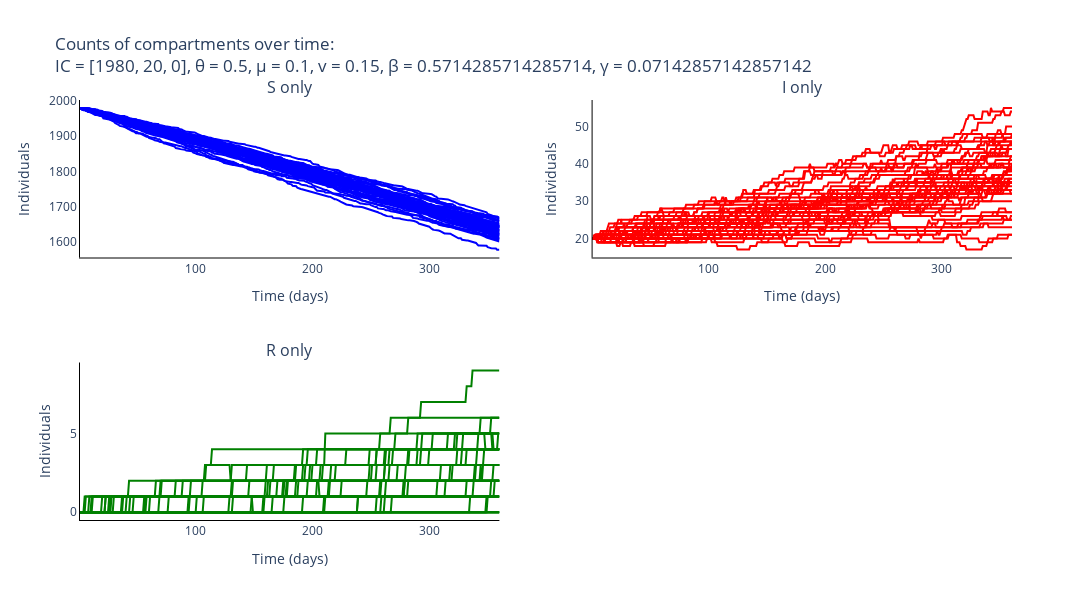

This figure's notebook cell:
### Code cell
# Trace names - represent the type of individuals for the simulation
trace_name = ['{}'.format(s) for s in compartments]

# Names of panels
panels = ['{} only'.format(s) for s in compartments]

fig = go.Figure()
fig = make_subplots(rows=int(np.ceil(len(panels)/2)), cols=2, subplot_titles=tuple('{}'.format(p) for p in panels))

# Add traces to the separate counts panels
for s, spec in enumerate(compartments):
    for _ in range(num_experiments):
        fig.add_trace(
            go.Scatter(
                y=output_algorithm[_, :, s].tolist(),
                x=times,
                mode='lines',
                name=trace_name[s],
                line_color=colours[s],
                showlegend=False,
            ),
            row= int(np.floor(s / 2)) + 1,
            col= s % 2 + 1
        )

# Add axis labels
fig.update_layout(
    title='Counts of compartments over time:<br>IC = {}, θ = {}, μ = {}, v = {}, β = {}, γ = {}'.format(parameters[0:3], parameters[3], parameters[4], parameters[5], parameters[6], parameters[7]),
    width=1100, 
    height=600,
    plot_bgcolor='white',
    xaxis=dict(
        linecolor='black',
        title = 'Time (days)'
        ),
    yaxis=dict(
        linecolor='black',
        title = 'Individuals'),
    xaxis2=dict(
        linecolor='black',
        title = 'Time (days)'
        ),
    yaxis2=dict(
        linecolor='black',
        title = 'Individuals'),
    xaxis3=dict(
        linecolor='black',
        title = 'Time (days)'
        ),
    yaxis3=dict(
        linecolor='black',
        title = 'Individuals')
    #legend=dict(
    #    orientation="h",
    #    yanchor="bottom",
    #    y=1.02,
    #    xanchor="right",
    #    x=1
    #)
    )

fig.write_image('images/SIR-gillespie-separate.pdf')
fig.show()

### Figure 1 — Plotly figure (JSON) as saved in the notebook; plotly's stock layout.template omitted (floating-point values rounded to 4 significant figures; data arrays with more than 128 entries replaced by an {"elided": "..."} marker saying what was removed)
{"data": [{"line": {"color": "blue"}, "mode": "lines", "name": "S", "showlegend": false, "type": "scatter", "x": {"elided": "360 int values"}, "xaxis": "x", "y": {"elided": "360 int values"}, "yaxis": "y"}, {"line": {"color": "blue"}, "mode": "lines", "name": "S", "showlegend": false, "type": "scatter", "x": {"elided": "360 int values"}, "xaxis": "x", "y": {"elided": "360 int values"}, "yaxis": "y"}, {"line": {"color": "blue"}, "mode": "lines", "name": "S", "showlegend": false, "type": "scatter", "x": {"elided": "360 int values"}, "xaxis": "x", "y": {"elided": "360 int values"}, "yaxis": "y"}, {"line": {"color": "blue"}, "mode": "lines", "name": "S", "showlegend": false, "type": "scatter", "x": {"elided": "360 int values"}, "xaxis": "x", "y": {"elided": "360 int values"}, "yaxis": "y"}, {"line": {"color": "blue"}, "mode": "lines", "name": "S", "showlegend": false, "type": "scatter", "x": {"elided": "360 int values"}, "xaxis": "x", "y": {"elided": "360 int values"}, "yaxis": "y"}, {"line": {"color": "blue"}, "mode": "lines", "name": "S", "showlegend": false, "type": "scatter", "x": {"elided": "360 int values"}, "xaxis": "x", "y": {"elided": "360 int values"}, "yaxis": "y"}, {"line": {"color": "blue"}, "mode": "lines", "name": "S", "showlegend": false, "type": "scatter", "x": {"elided": "360 int values"}, "xaxis": "x", "y": {"elided": "360 int values"}, "yaxis": "y"}, {"line": {"color": "blue"}, "mode": "lines", "name": "S", "showlegend": false, "type": "scatter", "x": {"elided": "360 int values"}, "xaxis": "x", "y": {"elided": "360 int values"}, "yaxis": "y"}, {"line": {"color": "blue"}, "mode": "lines", "name": "S", "showlegend": false, "type": "scatter", "x": {"elided": "360 int values"}, "xaxis": "x", "y": {"elided": "360 int values"}, "yaxis": "y"}, {"line": {"color": "blue"}, "mode": "lines", "name": "S", "showlegend": false, "type": "scatter", "x": {"elided": "360 int values"}, "xaxis": "x", "y": {"elided": "360 int values"}, "yaxis": "y"}, {"line": {"color": "blue"}, "mode": "lines", "name": "S", "showlegend": false, "type": "scatter", "x": {"elided": "360 int values"}, "xaxis": "x", "y": {"elided": "360 int values"}, "yaxis": "y"}, {"line": {"color": "blue"}, "mode": "lines", "name": "S", "showlegend": false, "type": "scatter", "x": {"elided": "360 int values"}, "xaxis": "x", "y": {"elided": "360 int values"}, "yaxis": "y"}, {"line": {"color": "blue"}, "mode": "lines", "name": "S", "showlegend": false, "type": "scatter", "x": {"elided": "360 int values"}, "xaxis": "x", "y": {"elided": "360 int values"}, "yaxis": "y"}, {"line": {"color": "blue"}, "mode": "lines", "name": "S", "showlegend": false, "type": "scatter", "x": {"elided": "360 int values"}, "xaxis": "x", "y": {"elided": "360 int values"}, "yaxis": "y"}, {"line": {"color": "blue"}, "mode": "lines", "name": "S", "showlegend": false, "type": "scatter", "x": {"elided": "360 int values"}, "xaxis": "x", "y": {"elided": "360 int values"}, "yaxis": "y"}, {"line": {"color": "blue"}, "mode": "lines", "name": "S", "showlegend": false, "type": "scatter", "x": {"elided": "360 int values"}, "xaxis": "x", "y": {"elided": "360 int values"}, "yaxis": "y"}, {"line": {"color": "blue"}, "mode": "lines", "name": "S", "showlegend": false, "type": "scatter", "x": {"elided": "360 int values"}, "xaxis": "x", "y": {"elided": "360 int values"}, "yaxis": "y"}, {"line": {"color": "blue"}, "mode": "lines", "name": "S", "showlegend": false, "type": "scatter", "x": {"elided": "360 int values"}, "xaxis": "x", "y": {"elided": "360 int values"}, "yaxis": "y"}, {"line": {"color": "blue"}, "mode": "lines", "name": "S", "showlegend": false, "type": "scatter", "x": {"elided": "360 int values"}, "xaxis": "x", "y": {"elided": "360 int values"}, "yaxis": "y"}, {"line": {"color": "blue"}, "mode": "lines", "name": "S", "showlegend": false, "type": "scatter", "x": {"elided": "360 int values"}, "xaxis": "x", "y": {"elided": "360 int values"}, "yaxis": "y"}, {"line": {"color": "blue"}, "mode": "lines", "name": "S", "showlegend": false, "type": "scatter", "x": {"elided": "360 int values"}, "xaxis": "x", "y": {"elided": "360 int values"}, "yaxis": "y"}, {"line": {"color": "blue"}, "mode": "lines", "name": "S", "showlegend": false, "type": "scatter", "x": {"elided": "360 int values"}, "xaxis": "x", "y": {"elided": "360 int values"}, "yaxis": "y"}, {"line": {"color": "blue"}, "mode": "lines", "name": "S", "showlegend": false, "type": "scatter", "x": {"elided": "360 int values"}, "xaxis": "x", "y": {"elided": "360 int values"}, "yaxis": "y"}, {"line": {"color": "blue"}, "mode": "lines", "name": "S", "showlegend": false, "type": "scatter", "x": {"elided": "360 int values"}, "xaxis": "x", "y": {"elided": "360 int values"}, "yaxis": "y"}, {"line": {"color": "blue"}, "mode": "lines", "name": "S", "showlegend": false, "type": "scatter", "x": {"elided": "360 int values"}, "xaxis": "x", "y": {"elided": "360 int values"}, "yaxis": "y"}, {"line": {"color": "blue"}, "mode": "lines", "name": "S", "showlegend": false, "type": "scatter", "x": {"elided": "360 int values"}, "xaxis": "x", "y": {"elided": "360 int values"}, "yaxis": "y"}, {"line": {"color": "blue"}, "mode": "lines", "name": "S", "showlegend": false, "type": "scatter", "x": {"elided": "360 int values"}, "xaxis": "x", "y": {"elided": "360 int values"}, "yaxis": "y"}, {"line": {"color": "blue"}, "mode": "lines", "name": "S", "showlegend": false, "type": "scatter", "x": {"elided": "360 int values"}, "xaxis": "x", "y": {"elided": "360 int values"}, "yaxis": "y"}, {"line": {"color": "blue"}, "mode": "lines", "name": "S", "showlegend": false, "type": "scatter", "x": {"elided": "360 int values"}, "xaxis": "x", "y": {"elided": "360 int values"}, "yaxis": "y"}, {"line": {"color": "blue"}, "mode": "lines", "name": "S", "showlegend": false, "type": "scatter", "x": {"elided": "360 int values"}, "xaxis": "x", "y": {"elided": "360 int values"}, "yaxis": "y"}, {"line": {"color": "blue"}, "mode": "lines", "name": "S", "showlegend": false, "type": "scatter", "x": {"elided": "360 int values"}, "xaxis": "x", "y": {"elided": "360 int values"}, "yaxis": "y"}, {"line": {"color": "blue"}, "mode": "lines", "name": "S", "showlegend": false, "type": "scatter", "x": {"elided": "360 int values"}, "xaxis": "x", "y": {"elided": "360 int values"}, "yaxis": "y"}, {"line": {"color": "blue"}, "mode": "lines", "name": "S", "showlegend": false, "type": "scatter", "x": {"elided": "360 int values"}, "xaxis": "x", "y": {"elided": "360 int values"}, "yaxis": "y"}, {"line": {"color": "blue"}, "mode": "lines", "name": "S", "showlegend": false, "type": "scatter", "x": {"elided": "360 int values"}, "xaxis": "x", "y": {"elided": "360 int values"}, "yaxis": "y"}, {"line": {"color": "blue"}, "mode": "lines", "name": "S", "showlegend": false, "type": "scatter", "x": {"elided": "360 int values"}, "xaxis": "x", "y": {"elided": "360 int values"}, "yaxis": "y"}, {"line": {"color": "blue"}, "mode": "lines", "name": "S", "showlegend": false, "type": "scatter", "x": {"elided": "360 int values"}, "xaxis": "x", "y": {"elided": "360 int values"}, "yaxis": "y"}, {"line": {"color": "blue"}, "mode": "lines", "name": "S", "showlegend": false, "type": "scatter", "x": {"elided": "360 int values"}, "xaxis": "x", "y": {"elided": "360 int values"}, "yaxis": "y"}, {"line": {"color": "blue"}, "mode": "lines", "name": "S", "showlegend": false, "type": "scatter", "x": {"elided": "360 int values"}, "xaxis": "x", "y": {"elided": "360 int values"}, "yaxis": "y"}, {"line": {"color": "blue"}, "mode": "lines", "name": "S", "showlegend": false, "type": "scatter", "x": {"elided": "360 int values"}, "xaxis": "x", "y": {"elided": "360 int values"}, "yaxis": "y"}, {"line": {"color": "blue"}, "mode": "lines", "name": "S", "showlegend": false, "type": "scatter", "x": {"elided": "360 int values"}, "xaxis": "x", "y": {"elided": "360 int values"}, "yaxis": "y"}, {"line": {"color": "blue"}, "mode": "lines", "name": "S", "showlegend": false, "type": "scatter", "x": {"elided": "360 int values"}, "xaxis": "x", "y": {"elided": "360 int values"}, "yaxis": "y"}, {"line": {"color": "blue"}, "mode": "lines", "name": "S", "showlegend": false, "type": "scatter", "x": {"elided": "360 int values"}, "xaxis": "x", "y": {"elided": "360 int values"}, "yaxis": "y"}, {"line": {"color": "blue"}, "mode": "lines", "name": "S", "showlegend": false, "type": "scatter", "x": {"elided": "360 int values"}, "xaxis": "x", "y": {"elided": "360 int values"}, "yaxis": "y"}, {"line": {"color": "blue"}, "mode": "lines", "name": "S", "showlegend": false, "type": "scatter", "x": {"elided": "360 int values"}, "xaxis": "x", "y": {"elided": "360 int values"}, "yaxis": "y"}, {"line": {"color": "blue"}, "mode": "lines", "name": "S", "showlegend": false, "type": "scatter", "x": {"elided": "360 int values"}, "xaxis": "x", "y": {"elided": "360 int values"}, "yaxis": "y"}, {"line": {"color": "blue"}, "mode": "lines", "name": "S", "showlegend": false, "type": "scatter", "x": {"elided": "360 int values"}, "xaxis": "x", "y": {"elided": "360 int values"}, "yaxis": "y"}, {"line": {"color": "blue"}, "mode": "lines", "name": "S", "showlegend": false, "type": "scatter", "x": {"elided": "360 int values"}, "xaxis": "x", "y": {"elided": "360 int values"}, "yaxis": "y"}, {"line": {"color": "blue"}, "mode": "lines", "name": "S", "showlegend": false, "type": "scatter", "x": {"elided": "360 int values"}, "xaxis": "x", "y": {"elided": "360 int values"}, "yaxis": "y"}, {"line": {"color": "blue"}, "mode": "lines", "name": "S", "showlegend": false, "type": "scatter", "x": {"elided": "360 int values"}, "xaxis": "x", "y": {"elided": "360 int values"}, "yaxis": "y"}, {"line": {"color": "blue"}, "mode": "lines", "name": "S", "showlegend": false, "type": "scatter", "x": {"elided": "360 int values"}, "xaxis": "x", "y": {"elided": "360 int values"}, "yaxis": "y"}, {"line": {"color": "red"}, "mode": "lines", "name": "I", "showlegend": false, "type": "scatter", "x": {"elided": "360 int values"}, "xaxis": "x2", "y": {"elided": "360 int values"}, "yaxis": "y2"}, {"line": {"color": "red"}, "mode": "lines", "name": "I", "showlegend": false, "type": "scatter", "x": {"elided": "360 int values"}, "xaxis": "x2", "y": {"elided": "360 int values"}, "yaxis": "y2"}, {"line": {"color": "red"}, "mode": "lines", "name": "I", "showlegend": false, "type": "scatter", "x": {"elided": "360 int values"}, "xaxis": "x2", "y": {"elided": "360 int values"}, "yaxis": "y2"}, {"line": {"color": "red"}, "mode": "lines", "name": "I", "showlegend": false, "type": "scatter", "x": {"elided": "360 int values"}, "xaxis": "x2", "y": {"elided": "360 int values"}, "yaxis": "y2"}, {"line": {"color": "red"}, "mode": "lines", "name": "I", "showlegend": false, "type": "scatter", "x": {"elided": "360 int values"}, "xaxis": "x2", "y": {"elided": "360 int values"}, "yaxis": "y2"}, {"line": {"color": "red"}, "mode": "lines", "name": "I", "showlegend": false, "type": "scatter", "x": {"elided": "360 int values"}, "xaxis": "x2", "y": {"elided": "360 int values"}, "yaxis": "y2"}, {"line": {"color": "red"}, "mode": "lines", "name": "I", "showlegend": false, "type": "scatter", "x": {"elided": "360 int values"}, "xaxis": "x2", "y": {"elided": "360 int values"}, "yaxis": "y2"}, {"line": {"color": "red"}, "mode": "lines", "name": "I", "showlegend": false, "type": "scatter", "x": {"elided": "360 int values"}, "xaxis": "x2", "y": {"elided": "360 int values"}, "yaxis": "y2"}, {"line": {"color": "red"}, "mode": "lines", "name": "I", "showlegend": false, "type": "scatter", "x": {"elided": "360 int values"}, "xaxis": "x2", "y": {"elided": "360 int values"}, "yaxis": "y2"}, {"line": {"color": "red"}, "mode": "lines", "name": "I", "showlegend": false, "type": "scatter", "x": {"elided": "360 int values"}, "xaxis": "x2", "y": {"elided": "360 int values"}, "yaxis": "y2"}, {"line": {"color": "red"}, "mode": "lines", "name": "I", "showlegend": false, "type": "scatter", "x": {"elided": "360 int values"}, "xaxis": "x2", "y": {"elided": "360 int values"}, "yaxis": "y2"}, {"line": {"color": "red"}, "mode": "lines", "name": "I", "showlegend": false, "type": "scatter", "x": {"elided": "360 int values"}, "xaxis": "x2", "y": {"elided": "360 int values"}, "yaxis": "y2"}, {"line": {"color": "red"}, "mode": "lines", "name": "I", "showlegend": false, "type": "scatter", "x": {"elided": "360 int values"}, "xaxis": "x2", "y": {"elided": "360 int values"}, "yaxis": "y2"}, {"line": {"color": "red"}, "mode": "lines", "name": "I", "showlegend": false, "type": "scatter", "x": {"elided": "360 int values"}, "xaxis": "x2", "y": {"elided": "360 int values"}, "yaxis": "y2"}, {"line": {"color": "red"}, "mode": "lines", "name": "I", "showlegend": false, "type": "scatter", "x": {"elided": "360 int values"}, "xaxis": "x2", "y": {"elided": "360 int values"}, "yaxis": "y2"}, {"line": {"color": "red"}, "mode": "lines", "name": "I", "showlegend": false, "type": "scatter", "x": {"elided": "360 int values"}, "xaxis": "x2", "y": {"elided": "360 int values"}, "yaxis": "y2"}, {"line": {"color": "red"}, "mode": "lines", "name": "I", "showlegend": false, "type": "scatter", "x": {"elided": "360 int values"}, "xaxis": "x2", "y": {"elided": "360 int values"}, "yaxis": "y2"}, {"line": {"color": "red"}, "mode": "lines", "name": "I", "showlegend": false, "type": "scatter", "x": {"elided": "360 int values"}, "xaxis": "x2", "y": {"elided": "360 int values"}, "yaxis": "y2"}, {"line": {"color": "red"}, "mode": "lines", "name": "I", "showlegend": false, "type": "scatter", "x": {"elided": "360 int values"}, "xaxis": "x2", "y": {"elided": "360 int values"}, "yaxis": "y2"}, {"line": {"color": "red"}, "mode": "lines", "name": "I", "showlegend": false, "type": "scatter", "x": {"elided": "360 int values"}, "xaxis": "x2", "y": {"elided": "360 int values"}, "yaxis": "y2"}, {"line": {"color": "red"}, "mode": "lines", "name": "I", "showlegend": false, "type": "scatter", "x": {"elided": "360 int values"}, "xaxis": "x2", "y": {"elided": "360 int values"}, "yaxis": "y2"}, {"line": {"color": "red"}, "mode": "lines", "name": "I", "showlegend": false, "type": "scatter", "x": {"elided": "360 int values"}, "xaxis": "x2", "y": {"elided": "360 int values"}, "yaxis": "y2"}, {"line": {"color": "red"}, "mode": "lines", "name": "I", "showlegend": false, "type": "scatter", "x": {"elided": "360 int values"}, "xaxis": "x2", "y": {"elided": "360 int values"}, "yaxis": "y2"}, {"line": {"color": "red"}, "mode": "lines", "name": "I", "showlegend": false, "type": "scatter", "x": {"elided": "360 int values"}, "xaxis": "x2", "y": {"elided": "360 int values"}, "yaxis": "y2"}, {"line": {"color": "red"}, "mode": "lines", "name": "I", "showlegend": false, "type": "scatter", "x": {"elided": "360 int values"}, "xaxis": "x2", "y": {"elided": "360 int values"}, "yaxis": "y2"}, {"line": {"color": "red"}, "mode": "lines", "name": "I", "showlegend": false, "type": "scatter", "x": {"elided": "360 int values"}, "xaxis": "x2", "y": {"elided": "360 int values"}, "yaxis": "y2"}, {"line": {"color": "red"}, "mode": "lines", "name": "I", "showlegend": false, "type": "scatter", "x": {"elided": "360 int values"}, "xaxis": "x2", "y": {"elided": "360 int values"}, "yaxis": "y2"}, {"line": {"color": "red"}, "mode": "lines", "name": "I", "showlegend": false, "type": "scatter", "x": {"elided": "360 int values"}, "xaxis": "x2", "y": {"elided": "360 int values"}, "yaxis": "y2"}, {"line": {"color": "red"}, "mode": "lines", "name": "I", "showlegend": false, "type": "scatter", "x": {"elided": "360 int values"}, "xaxis": "x2", "y": {"elided": "360 int values"}, "yaxis": "y2"}, {"line": {"color": "red"}, "mode": "lines", "name": "I", "showlegend": false, "type": "scatter", "x": {"elided": "360 int values"}, "xaxis": "x2", "y": {"elided": "360 int values"}, "yaxis": "y2"}, {"line": {"color": "red"}, "mode": "lines", "name": "I", "showlegend": false, "type": "scatter", "x": {"elided": "360 int values"}, "xaxis": "x2", "y": {"elided": "360 int values"}, "yaxis": "y2"}, {"line": {"color": "red"}, "mode": "lines", "name": "I", "showlegend": false, "type": "scatter", "x": {"elided": "360 int values"}, "xaxis": "x2", "y": {"elided": "360 int values"}, "yaxis": "y2"}, {"line": {"color": "red"}, "mode": "lines", "name": "I", "showlegend": false, "type": "scatter", "x": {"elided": "360 int values"}, "xaxis": "x2", "y": {"elided": "360 int values"}, "yaxis": "y2"}, {"line": {"color": "red"}, "mode": "lines", "name": "I", "showlegend": false, "type": "scatter", "x": {"elided": "360 int values"}, "xaxis": "x2", "y": {"elided": "360 int values"}, "yaxis": "y2"}, {"line": {"color": "red"}, "mode": "lines", "name": "I", "showlegend": false, "type": "scatter", "x": {"elided": "360 int values"}, "xaxis": "x2", "y": {"elided": "360 int values"}, "yaxis": "y2"}, {"line": {"color": "red"}, "mode": "lines", "name": "I", "showlegend": false, "type": "scatter", "x": {"elided": "360 int values"}, "xaxis": "x2", "y": {"elided": "360 int values"}, "yaxis": "y2"}, {"line": {"color": "red"}, "mode": "lines", "name": "I", "showlegend": false, "type": "scatter", "x": {"elided": "360 int values"}, "xaxis": "x2", "y": {"elided": "360 int values"}, "yaxis": "y2"}, {"line": {"color": "red"}, "mode": "lines", "name": "I", "showlegend": false, "type": "scatter", "x": {"elided": "360 int values"}, "xaxis": "x2", "y": {"elided": "360 int values"}, "yaxis": "y2"}, {"line": {"color": "red"}, "mode": "lines", "name": "I", "showlegend": false, "type": "scatter", "x": {"elided": "360 int values"}, "xaxis": "x2", "y": {"elided": "360 int values"}, "yaxis": "y2"}, {"line": {"color": "red"}, "mode": "lines", "name": "I", "showlegend": false, "type": "scatter", "x": {"elided": "360 int values"}, "xaxis": "x2", "y": {"elided": "360 int values"}, "yaxis": "y2"}, {"line": {"color": "red"}, "mode": "lines", "name": "I", "showlegend": false, "type": "scatter", "x": {"elided": "360 int values"}, "xaxis": "x2", "y": {"elided": "360 int values"}, "yaxis": "y2"}, {"line": {"color": "red"}, "mode": "lines", "name": "I", "showlegend": false, "type": "scatter", "x": {"elided": "360 int values"}, "xaxis": "x2", "y": {"elided": "360 int values"}, "yaxis": "y2"}, {"line": {"color": "red"}, "mode": "lines", "name": "I", "showlegend": false, "type": "scatter", "x": {"elided": "360 int values"}, "xaxis": "x2", "y": {"elided": "360 int values"}, "yaxis": "y2"}, {"line": {"color": "red"}, "mode": "lines", "name": "I", "showlegend": false, "type": "scatter", "x": {"elided": "360 int values"}, "xaxis": "x2", "y": {"elided": "360 int values"}, "yaxis": "y2"}, {"line": {"color": "red"}, "mode": "lines", "name": "I", "showlegend": false, "type": "scatter", "x": {"elided": "360 int values"}, "xaxis": "x2", "y": {"elided": "360 int values"}, "yaxis": "y2"}, {"line": {"color": "red"}, "mode": "lines", "name": "I", "showlegend": false, "type": "scatter", "x": {"elided": "360 int values"}, "xaxis": "x2", "y": {"elided": "360 int values"}, "yaxis": "y2"}, {"line": {"color": "red"}, "mode": "lines", "name": "I", "showlegend": false, "type": "scatter", "x": {"elided": "360 int values"}, "xaxis": "x2", "y": {"elided": "360 int values"}, "yaxis": "y2"}, {"line": {"color": "red"}, "mode": "lines", "name": "I", "showlegend": false, "type": "scatter", "x": {"elided": "360 int values"}, "xaxis": "x2", "y": {"elided": "360 int values"}, "yaxis": "y2"}, {"line": {"color": "red"}, "mode": "lines", "name": "I", "showlegend": false, "type": "scatter", "x": {"elided": "360 int values"}, "xaxis": "x2", "y": {"elided": "360 int values"}, "yaxis": "y2"}, {"line": {"color": "red"}, "mode": "lines", "name": "I", "showlegend": false, "type": "scatter", "x": {"elided": "360 int values"}, "xaxis": "x2", "y": {"elided": "360 int values"}, "yaxis": "y2"}, {"line": {"color": "green"}, "mode": "lines", "name": "R", "showlegend": false, "type": "scatter", "x": {"elided": "360 int values"}, "xaxis": "x3", "y": {"elided": "360 int values"}, "yaxis": "y3"}, {"line": {"color": "green"}, "mode": "lines", "name": "R", "showlegend": false, "type": "scatter", "x": {"elided": "360 int values"}, "xaxis": "x3", "y": {"elided": "360 int values"}, "yaxis": "y3"}, {"line": {"color": "green"}, "mode": "lines", "name": "R", "showlegend": false, "type": "scatter", "x": {"elided": "360 int values"}, "xaxis": "x3", "y": {"elided": "360 int values"}, "yaxis": "y3"}, {"line": {"color": "green"}, "mode": "lines", "name": "R", "showlegend": false, "type": "scatter", "x": {"elided": "360 int values"}, "xaxis": "x3", "y": {"elided": "360 int values"}, "yaxis": "y3"}, {"line": {"color": "green"}, "mode": "lines", "name": "R", "showlegend": false, "type": "scatter", "x": {"elided": "360 int values"}, "xaxis": "x3", "y": {"elided": "360 int values"}, "yaxis": "y3"}, {"line": {"color": "green"}, "mode": "lines", "name": "R", "showlegend": false, "type": "scatter", "x": {"elided": "360 int values"}, "xaxis": "x3", "y": {"elided": "360 int values"}, "yaxis": "y3"}, {"line": {"color": "green"}, "mode": "lines", "name": "R", "showlegend": false, "type": "scatter", "x": {"elided": "360 int values"}, "xaxis": "x3", "y": {"elided": "360 int values"}, "yaxis": "y3"}, {"line": {"color": "green"}, "mode": "lines", "name": "R", "showlegend": false, "type": "scatter", "x": {"elided": "360 int values"}, "xaxis": "x3", "y": {"elided": "360 int values"}, "yaxis": "y3"}, {"line": {"color": "green"}, "mode": "lines", "name": "R", "showlegend": false, "type": "scatter", "x": {"elided": "360 int values"}, "xaxis": "x3", "y": {"elided": "360 int values"}, "yaxis": "y3"}, {"line": {"color": "green"}, "mode": "lines", "name": "R", "showlegend": false, "type": "scatter", "x": {"elided": "360 int values"}, "xaxis": "x3", "y": {"elided": "360 int values"}, "yaxis": "y3"}, {"line": {"color": "green"}, "mode": "lines", "name": "R", "showlegend": false, "type": "scatter", "x": {"elided": "360 int values"}, "xaxis": "x3", "y": {"elided": "360 int values"}, "yaxis": "y3"}, {"line": {"color": "green"}, "mode": "lines", "name": "R", "showlegend": false, "type": "scatter", "x": {"elided": "360 int values"}, "xaxis": "x3", "y": {"elided": "360 int values"}, "yaxis": "y3"}, {"line": {"color": "green"}, "mode": "lines", "name": "R", "showlegend": false, "type": "scatter", "x": {"elided": "360 int values"}, "xaxis": "x3", "y": {"elided": "360 int values"}, "yaxis": "y3"}, {"line": {"color": "green"}, "mode": "lines", "name": "R", "showlegend": false, "type": "scatter", "x": {"elided": "360 int values"}, "xaxis": "x3", "y": {"elided": "360 int values"}, "yaxis": "y3"}, {"line": {"color": "green"}, "mode": "lines", "name": "R", "showlegend": false, "type": "scatter", "x": {"elided": "360 int values"}, "xaxis": "x3", "y": {"elided": "360 int values"}, "yaxis": "y3"}, {"line": {"color": "green"}, "mode": "lines", "name": "R", "showlegend": false, "type": "scatter", "x": {"elided": "360 int values"}, "xaxis": "x3", "y": {"elided": "360 int values"}, "yaxis": "y3"}, {"line": {"color": "green"}, "mode": "lines", "name": "R", "showlegend": false, "type": "scatter", "x": {"elided": "360 int values"}, "xaxis": "x3", "y": {"elided": "360 int values"}, "yaxis": "y3"}, {"line": {"color": "green"}, "mode": "lines", "name": "R", "showlegend": false, "type": "scatter", "x": {"elided": "360 int values"}, "xaxis": "x3", "y": {"elided": "360 int values"}, "yaxis": "y3"}, {"line": {"color": "green"}, "mode": "lines", "name": "R", "showlegend": false, "type": "scatter", "x": {"elided": "360 int values"}, "xaxis": "x3", "y": {"elided": "360 int values"}, "yaxis": "y3"}, {"line": {"color": "green"}, "mode": "lines", "name": "R", "showlegend": false, "type": "scatter", "x": {"elided": "360 int values"}, "xaxis": "x3", "y": {"elided": "360 int values"}, "yaxis": "y3"}, {"line": {"color": "green"}, "mode": "lines", "name": "R", "showlegend": false, "type": "scatter", "x": {"elided": "360 int values"}, "xaxis": "x3", "y": {"elided": "360 int values"}, "yaxis": "y3"}, {"line": {"color": "green"}, "mode": "lines", "name": "R", "showlegend": false, "type": "scatter", "x": {"elided": "360 int values"}, "xaxis": "x3", "y": {"elided": "360 int values"}, "yaxis": "y3"}, {"line": {"color": "green"}, "mode": "lines", "name": "R", "showlegend": false, "type": "scatter", "x": {"elided": "360 int values"}, "xaxis": "x3", "y": {"elided": "360 int values"}, "yaxis": "y3"}, {"line": {"color": "green"}, "mode": "lines", "name": "R", "showlegend": false, "type": "scatter", "x": {"elided": "360 int values"}, "xaxis": "x3", "y": {"elided": "360 int values"}, "yaxis": "y3"}, {"line": {"color": "green"}, "mode": "lines", "name": "R", "showlegend": false, "type": "scatter", "x": {"elided": "360 int values"}, "xaxis": "x3", "y": {"elided": "360 int values"}, "yaxis": "y3"}, {"line": {"color": "green"}, "mode": "lines", "name": "R", "showlegend": false, "type": "scatter", "x": {"elided": "360 int values"}, "xaxis": "x3", "y": {"elided": "360 int values"}, "yaxis": "y3"}, {"line": {"color": "green"}, "mode": "lines", "name": "R", "showlegend": false, "type": "scatter", "x": {"elided": "360 int values"}, "xaxis": "x3", "y": {"elided": "360 int values"}, "yaxis": "y3"}, {"line": {"color": "green"}, "mode": "lines", "name": "R", "showlegend": false, "type": "scatter", "x": {"elided": "360 int values"}, "xaxis": "x3", "y": {"elided": "360 int values"}, "yaxis": "y3"}, {"line": {"color": "green"}, "mode": "lines", "name": "R", "showlegend": false, "type": "scatter", "x": {"elided": "360 int values"}, "xaxis": "x3", "y": {"elided": "360 int values"}, "yaxis": "y3"}, {"line": {"color": "green"}, "mode": "lines", "name": "R", "showlegend": false, "type": "scatter", "x": {"elided": "360 int values"}, "xaxis": "x3", "y": {"elided": "360 int values"}, "yaxis": "y3"}, {"line": {"color": "green"}, "mode": "lines", "name": "R", "showlegend": false, "type": "scatter", "x": {"elided": "360 int values"}, "xaxis": "x3", "y": {"elided": "360 int values"}, "yaxis": "y3"}, {"line": {"color": "green"}, "mode": "lines", "name": "R", "showlegend": false, "type": "scatter", "x": {"elided": "360 int values"}, "xaxis": "x3", "y": {"elided": "360 int values"}, "yaxis": "y3"}, {"line": {"color": "green"}, "mode": "lines", "name": "R", "showlegend": false, "type": "scatter", "x": {"elided": "360 int values"}, "xaxis": "x3", "y": {"elided": "360 int values"}, "yaxis": "y3"}, {"line": {"color": "green"}, "mode": "lines", "name": "R", "showlegend": false, "type": "scatter", "x": {"elided": "360 int values"}, "xaxis": "x3", "y": {"elided": "360 int values"}, "yaxis": "y3"}, {"line": {"color": "green"}, "mode": "lines", "name": "R", "showlegend": false, "type": "scatter", "x": {"elided": "360 int values"}, "xaxis": "x3", "y": {"elided": "360 int values"}, "yaxis": "y3"}, {"line": {"color": "green"}, "mode": "lines", "name": "R", "showlegend": false, "type": "scatter", "x": {"elided": "360 int values"}, "xaxis": "x3", "y": {"elided": "360 int values"}, "yaxis": "y3"}, {"line": {"color": "green"}, "mode": "lines", "name": "R", "showlegend": false, "type": "scatter", "x": {"elided": "360 int values"}, "xaxis": "x3", "y": {"elided": "360 int values"}, "yaxis": "y3"}, {"line": {"color": "green"}, "mode": "lines", "name": "R", "showlegend": false, "type": "scatter", "x": {"elided": "360 int values"}, "xaxis": "x3", "y": {"elided": "360 int values"}, "yaxis": "y3"}, {"line": {"color": "green"}, "mode": "lines", "name": "R", "showlegend": false, "type": "scatter", "x": {"elided": "360 int values"}, "xaxis": "x3", "y": {"elided": "360 int values"}, "yaxis": "y3"}, {"line": {"color": "green"}, "mode": "lines", "name": "R", "showlegend": false, "type": "scatter", "x": {"elided": "360 int values"}, "xaxis": "x3", "y": {"elided": "360 int values"}, "yaxis": "y3"}, {"line": {"color": "green"}, "mode": "lines", "name": "R", "showlegend": false, "type": "scatter", "x": {"elided": "360 int values"}, "xaxis": "x3", "y": {"elided": "360 int values"}, "yaxis": "y3"}, {"line": {"color": "green"}, "mode": "lines", "name": "R", "showlegend": false, "type": "scatter", "x": {"elided": "360 int values"}, "xaxis": "x3", "y": {"elided": "360 int values"}, "yaxis": "y3"}, {"line": {"color": "green"}, "mode": "lines", "name": "R", "showlegend": false, "type": "scatter", "x": {"elided": "360 int values"}, "xaxis": "x3", "y": {"elided": "360 int values"}, "yaxis": "y3"}, {"line": {"color": "green"}, "mode": "lines", "name": "R", "showlegend": false, "type": "scatter", "x": {"elided": "360 int values"}, "xaxis": "x3", "y": {"elided": "360 int values"}, "yaxis": "y3"}, {"line": {"color": "green"}, "mode": "lines", "name": "R", "showlegend": false, "type": "scatter", "x": {"elided": "360 int values"}, "xaxis": "x3", "y": {"elided": "360 int values"}, "yaxis": "y3"}, {"line": {"color": "green"}, "mode": "lines", "name": "R", "showlegend": false, "type": "scatter", "x": {"elided": "360 int values"}, "xaxis": "x3", "y": {"elided": "360 int values"}, "yaxis": "y3"}, {"line": {"color": "green"}, "mode": "lines", "name": "R", "showlegend": false, "type": "scatter", "x": {"elided": "360 int values"}, "xaxis": "x3", "y": {"elided": "360 int values"}, "yaxis": "y3"}, {"line": {"color": "green"}, "mode": "lines", "name": "R", "showlegend": false, "type": "scatter", "x": {"elided": "360 int values"}, "xaxis": "x3", "y": {"elided": "360 int values"}, "yaxis": "y3"}, {"line": {"color": "green"}, "mode": "lines", "name": "R", "showlegend": false, "type": "scatter", "x": {"elided": "360 int values"}, "xaxis": "x3", "y": {"elided": "360 int values"}, "yaxis": "y3"}, {"line": {"color": "green"}, "mode": "lines", "name": "R", "showlegend": false, "type": "scatter", "x": {"elided": "360 int values"}, "xaxis": "x3", "y": {"elided": "360 int values"}, "yaxis": "y3"}], "layout": {"annotations": [{"font": {"size": 16}, "showarrow": false, "text": "S only", "x": 0.225, "xanchor": "center", "xref": "paper", "y": 1, "yanchor": "bottom", "yref": "paper"}, {"font": {"size": 16}, "showarrow": false, "text": "I only", "x": 0.775, "xanchor": "center", "xref": "paper", "y": 1, "yanchor": "bottom", "yref": "paper"}, {"font": {"size": 16}, "showarrow": false, "text": "R only", "x": 0.225, "xanchor": "center", "xref": "paper", "y": 0.375, "yanchor": "bottom", "yref": "paper"}], "height": 600, "plot_bgcolor": "white", "title": {"text": "Counts of compartments over time:<br>IC = [1980, 20, 0], θ = 0.5, μ = 0.1, v = 0.15, β = 0.5714285714285714, γ = 0.07142857142857142"}, "width": 1100, "xaxis": {"anchor": "y", "domain": [0, 0.45], "linecolor": "black", "title": {"text": "Time (days)"}}, "xaxis2": {"anchor": "y2", "domain": [0.55, 1], "linecolor": "black", "title": {"text": "Time (days)"}}, "xaxis3": {"anchor": "y3", "domain": [0, 0.45], "linecolor": "black", "title": {"text": "Time (days)"}}, "xaxis4": {"anchor": "y4", "domain": [0.55, 1]}, "yaxis": {"anchor": "x", "domain": [0.625, 1], "linecolor": "black", "title": {"text": "Individuals"}}, "yaxis2": {"anchor": "x2", "domain": [0.625, 1], "linecolor": "black", "title": {"text": "Individuals"}}, "yaxis3": {"anchor": "x3", "domain": [0, 0.375], "linecolor": "black", "title": {"text": "Individuals"}}, "yaxis4": {"anchor": "x4", "domain": [0, 0.375]}}}
